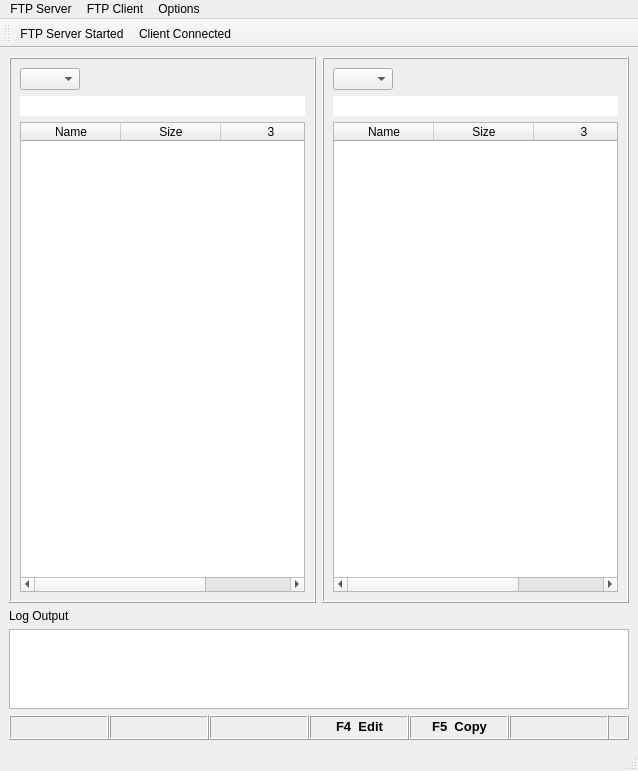
<?xml version="1.0" encoding="UTF-8"?>
<ui version="4.0">
 <class>Client_Server_MainWindow</class>
 <widget class="QMainWindow" name="Client_Server_MainWindow">
  <property name="geometry">
   <rect>
    <x>0</x>
    <y>0</y>
    <width>638</width>
    <height>771</height>
   </rect>
  </property>
  <property name="windowTitle">
   <string>Client-Server Browser</string>
  </property>
  <property name="windowIcon">
   <iconset>
    <normaloff>icon/Home-Server-icon.png</normaloff>icon/Home-Server-icon.png</iconset>
  </property>
  <widget class="QWidget" name="centralwidget">
   <layout class="QGridLayout" name="gridLayout">
    <item row="3" column="0" colspan="2">
     <widget class="QFrame" name="frame">
      <property name="minimumSize">
       <size>
        <width>0</width>
        <height>25</height>
       </size>
      </property>
      <property name="maximumSize">
       <size>
        <width>16777215</width>
        <height>25</height>
       </size>
      </property>
      <property name="frameShape">
       <enum>QFrame::Box</enum>
      </property>
      <property name="frameShadow">
       <enum>QFrame::Raised</enum>
      </property>
      <widget class="QFrame" name="frame_2">
       <property name="geometry">
        <rect>
         <x>0</x>
         <y>0</y>
         <width>100</width>
         <height>25</height>
        </rect>
       </property>
       <property name="minimumSize">
        <size>
         <width>100</width>
         <height>25</height>
        </size>
       </property>
       <property name="maximumSize">
        <size>
         <width>100</width>
         <height>25</height>
        </size>
       </property>
       <property name="frameShape">
        <enum>QFrame::Box</enum>
       </property>
       <property name="frameShadow">
        <enum>QFrame::Raised</enum>
       </property>
      </widget>
      <widget class="QFrame" name="frame_3">
       <property name="geometry">
        <rect>
         <x>100</x>
         <y>0</y>
         <width>100</width>
         <height>25</height>
        </rect>
       </property>
       <property name="minimumSize">
        <size>
         <width>100</width>
         <height>25</height>
        </size>
       </property>
       <property name="maximumSize">
        <size>
         <width>100</width>
         <height>25</height>
        </size>
       </property>
       <property name="frameShape">
        <enum>QFrame::Box</enum>
       </property>
       <property name="frameShadow">
        <enum>QFrame::Raised</enum>
       </property>
      </widget>
      <widget class="QFrame" name="frame_4">
       <property name="geometry">
        <rect>
         <x>200</x>
         <y>0</y>
         <width>100</width>
         <height>25</height>
        </rect>
       </property>
       <property name="minimumSize">
        <size>
         <width>100</width>
         <height>25</height>
        </size>
       </property>
       <property name="maximumSize">
        <size>
         <width>100</width>
         <height>25</height>
        </size>
       </property>
       <property name="frameShape">
        <enum>QFrame::Box</enum>
       </property>
       <property name="frameShadow">
        <enum>QFrame::Raised</enum>
       </property>
      </widget>
      <widget class="QFrame" name="frame_5">
       <property name="geometry">
        <rect>
         <x>300</x>
         <y>0</y>
         <width>100</width>
         <height>25</height>
        </rect>
       </property>
       <property name="minimumSize">
        <size>
         <width>100</width>
         <height>25</height>
        </size>
       </property>
       <property name="maximumSize">
        <size>
         <width>100</width>
         <height>25</height>
        </size>
       </property>
       <property name="frameShape">
        <enum>QFrame::Box</enum>
       </property>
       <property name="frameShadow">
        <enum>QFrame::Raised</enum>
       </property>
       <widget class="QLabel" name="label_4">
        <property name="geometry">
         <rect>
          <x>0</x>
          <y>1</y>
          <width>101</width>
          <height>21</height>
         </rect>
        </property>
        <property name="font">
         <font>
          <pointsize>10</pointsize>
          <weight>75</weight>
          <bold>true</bold>
         </font>
        </property>
        <property name="text">
         <string>F4  Edit</string>
        </property>
        <property name="alignment">
         <set>Qt::AlignCenter</set>
        </property>
       </widget>
      </widget>
      <widget class="QFrame" name="frame_6">
       <property name="geometry">
        <rect>
         <x>400</x>
         <y>0</y>
         <width>100</width>
         <height>25</height>
        </rect>
       </property>
       <property name="minimumSize">
        <size>
         <width>100</width>
         <height>25</height>
        </size>
       </property>
       <property name="maximumSize">
        <size>
         <width>100</width>
         <height>25</height>
        </size>
       </property>
       <property name="frameShape">
        <enum>QFrame::Box</enum>
       </property>
       <property name="frameShadow">
        <enum>QFrame::Raised</enum>
       </property>
       <widget class="QLabel" name="label_3">
        <property name="geometry">
         <rect>
          <x>0</x>
          <y>1</y>
          <width>101</width>
          <height>20</height>
         </rect>
        </property>
        <property name="font">
         <font>
          <pointsize>10</pointsize>
          <weight>75</weight>
          <bold>true</bold>
         </font>
        </property>
        <property name="text">
         <string>F5  Copy</string>
        </property>
        <property name="alignment">
         <set>Qt::AlignCenter</set>
        </property>
       </widget>
      </widget>
      <widget class="QFrame" name="frame_7">
       <property name="geometry">
        <rect>
         <x>500</x>
         <y>0</y>
         <width>100</width>
         <height>25</height>
        </rect>
       </property>
       <property name="minimumSize">
        <size>
         <width>100</width>
         <height>25</height>
        </size>
       </property>
       <property name="maximumSize">
        <size>
         <width>100</width>
         <height>25</height>
        </size>
       </property>
       <property name="frameShape">
        <enum>QFrame::Box</enum>
       </property>
       <property name="frameShadow">
        <enum>QFrame::Raised</enum>
       </property>
      </widget>
     </widget>
    </item>
    <item row="0" column="1">
     <widget class="QFrame" name="right_frame">
      <property name="frameShape">
       <enum>QFrame::Box</enum>
      </property>
      <property name="frameShadow">
       <enum>QFrame::Raised</enum>
      </property>
      <layout class="QVBoxLayout" name="verticalLayout_2">
       <item>
        <widget class="QComboBox" name="driveright_comboBox">
         <property name="maximumSize">
          <size>
           <width>60</width>
           <height>16777215</height>
          </size>
         </property>
        </widget>
       </item>
       <item>
        <widget class="QLineEdit" name="right_path_lineEdit">
         <property name="autoFillBackground">
          <bool>false</bool>
         </property>
         <property name="frame">
          <bool>false</bool>
         </property>
         <property name="readOnly">
          <bool>true</bool>
         </property>
        </widget>
       </item>
       <item>
        <widget class="QTableWidget" name="right_tableWidget">
         <property name="selectionBehavior">
          <enum>QAbstractItemView::SelectRows</enum>
         </property>
         <property name="showGrid">
          <bool>false</bool>
         </property>
         <property name="sortingEnabled">
          <bool>true</bool>
         </property>
         <property name="rowCount">
          <number>2</number>
         </property>
         <property name="columnCount">
          <number>3</number>
         </property>
         <attribute name="horizontalHeaderShowSortIndicator" stdset="0">
          <bool>true</bool>
         </attribute>
         <attribute name="verticalHeaderVisible">
          <bool>false</bool>
         </attribute>
         <attribute name="verticalHeaderHighlightSections">
          <bool>false</bool>
         </attribute>
         <row/>
         <row/>
         <column>
          <property name="text">
           <string>Name</string>
          </property>
         </column>
         <column>
          <property name="text">
           <string>Size</string>
          </property>
         </column>
         <column/>
        </widget>
       </item>
      </layout>
     </widget>
    </item>
    <item row="0" column="0">
     <widget class="QFrame" name="left_frame">
      <property name="frameShape">
       <enum>QFrame::Box</enum>
      </property>
      <property name="frameShadow">
       <enum>QFrame::Raised</enum>
      </property>
      <layout class="QVBoxLayout" name="verticalLayout">
       <item>
        <widget class="QComboBox" name="driveleft_comboBox">
         <property name="maximumSize">
          <size>
           <width>60</width>
           <height>16777215</height>
          </size>
         </property>
        </widget>
       </item>
       <item>
        <widget class="QLineEdit" name="left_path_lineEdit">
         <property name="focusPolicy">
          <enum>Qt::NoFocus</enum>
         </property>
         <property name="autoFillBackground">
          <bool>true</bool>
         </property>
         <property name="frame">
          <bool>false</bool>
         </property>
         <property name="readOnly">
          <bool>true</bool>
         </property>
        </widget>
       </item>
       <item>
        <widget class="QTableWidget" name="left_tableWidget">
         <property name="selectionBehavior">
          <enum>QAbstractItemView::SelectRows</enum>
         </property>
         <property name="showGrid">
          <bool>false</bool>
         </property>
         <property name="sortingEnabled">
          <bool>true</bool>
         </property>
         <property name="rowCount">
          <number>2</number>
         </property>
         <property name="columnCount">
          <number>3</number>
         </property>
         <attribute name="horizontalHeaderVisible">
          <bool>true</bool>
         </attribute>
         <attribute name="horizontalHeaderHighlightSections">
          <bool>true</bool>
         </attribute>
         <attribute name="horizontalHeaderShowSortIndicator" stdset="0">
          <bool>true</bool>
         </attribute>
         <attribute name="verticalHeaderVisible">
          <bool>false</bool>
         </attribute>
         <attribute name="verticalHeaderHighlightSections">
          <bool>false</bool>
         </attribute>
         <attribute name="verticalHeaderShowSortIndicator" stdset="0">
          <bool>false</bool>
         </attribute>
         <row/>
         <row/>
         <column>
          <property name="text">
           <string>Name</string>
          </property>
         </column>
         <column>
          <property name="text">
           <string>Size</string>
          </property>
         </column>
         <column/>
        </widget>
       </item>
      </layout>
     </widget>
    </item>
    <item row="1" column="0" colspan="2">
     <widget class="QLabel" name="label">
      <property name="maximumSize">
       <size>
        <width>16777215</width>
        <height>20</height>
       </size>
      </property>
      <property name="text">
       <string>Log Output</string>
      </property>
     </widget>
    </item>
    <item row="2" column="0" colspan="2">
     <widget class="QListWidget" name="log_listWidget">
      <property name="maximumSize">
       <size>
        <width>16777215</width>
        <height>80</height>
       </size>
      </property>
     </widget>
    </item>
   </layout>
  </widget>
  <widget class="QMenuBar" name="menubar">
   <property name="geometry">
    <rect>
     <x>0</x>
     <y>0</y>
     <width>638</width>
     <height>21</height>
    </rect>
   </property>
   <widget class="QMenu" name="menuFTP_Server">
    <property name="title">
     <string>FTP Server</string>
    </property>
    <addaction name="action_MenuServerStarted"/>
    <addaction name="separator"/>
    <addaction name="action_MenuServerOptions"/>
   </widget>
   <widget class="QMenu" name="menuFTP_Client">
    <property name="title">
     <string>FTP Client</string>
    </property>
    <addaction name="action_MenuClientConnected"/>
    <addaction name="action_MenuClientOptions"/>
   </widget>
   <widget class="QMenu" name="menuOptions">
    <property name="title">
     <string>Options</string>
    </property>
    <addaction name="action_ViewOptions"/>
   </widget>
   <addaction name="menuFTP_Server"/>
   <addaction name="menuFTP_Client"/>
   <addaction name="menuOptions"/>
  </widget>
  <widget class="QStatusBar" name="statusbar"/>
  <widget class="QToolBar" name="toolBar">
   <property name="windowTitle">
    <string>toolBar</string>
   </property>
   <property name="iconSize">
    <size>
     <width>40</width>
     <height>40</height>
    </size>
   </property>
   <attribute name="toolBarArea">
    <enum>TopToolBarArea</enum>
   </attribute>
   <attribute name="toolBarBreak">
    <bool>false</bool>
   </attribute>
   <addaction name="action_ToolServerStarted"/>
   <addaction name="action_ToolClientConnected"/>
  </widget>
  <action name="action_MenuServerStarted">
   <property name="text">
    <string>Create Connection...</string>
   </property>
  </action>
  <action name="action_MenuServerOptions">
   <property name="text">
    <string>Server Options...</string>
   </property>
  </action>
  <action name="action_MenuClientConnected">
   <property name="text">
    <string>Connect...</string>
   </property>
  </action>
  <action name="action_MenuClientOptions">
   <property name="text">
    <string>Connection Options</string>
   </property>
  </action>
  <action name="action_ToolServerStarted">
   <property name="icon">
    <iconset resource="iconres.qrc">
     <normaloff>:/icons/icon/Home-Server-icon.png</normaloff>:/icons/icon/Home-Server-icon.png</iconset>
   </property>
   <property name="text">
    <string>FTP Server Started</string>
   </property>
   <property name="toolTip">
    <string>FTP Server Started</string>
   </property>
  </action>
  <action name="action_ToolClientConnected">
   <property name="icon">
    <iconset resource="iconres.qrc">
     <normaloff>:/icons/icon/right.png</normaloff>:/icons/icon/right.png</iconset>
   </property>
   <property name="text">
    <string>Client Connected</string>
   </property>
   <property name="toolTip">
    <string>Client Connected</string>
   </property>
  </action>
  <action name="action_ViewOptions">
   <property name="text">
    <string>View Options</string>
   </property>
  </action>
 </widget>
 <resources>
  <include location="iconres.qrc"/>
 </resources>
 <connections/>
</ui>
